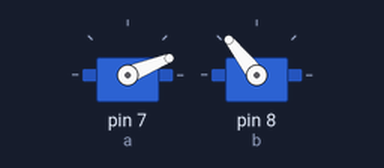
Bench run of a sketch on a simulated Arduino Uno, built with avr-gcc and run on an emulated ATmega328P. Parts: 2 × servo.

Above: at 0.05 s.
At 1.25 s:
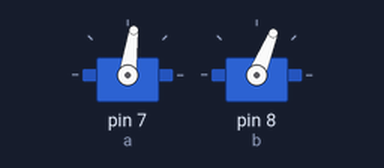
At 2.55 s:
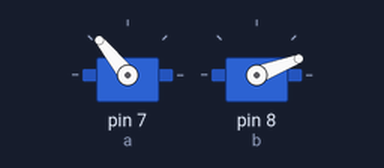
At 5.15 s:
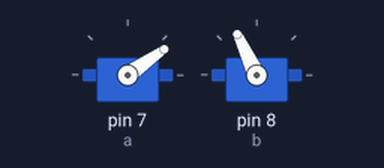
Timing chart, 0 to 20.1 s (numbered marks = the images above):
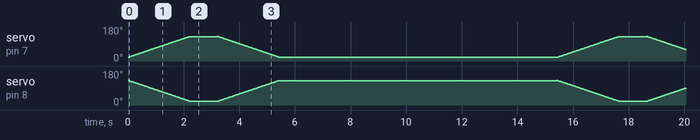

The sketch:

servo_test.ino
```cpp
#include<Servo.h>
Servo a,b;
void setup()
{
  a.attach(7);
  b.attach(8);
  //a.write(20);
  Serial.begin(9600);
 // delay(10000);
}
void loop()
{
  //Serial.println(a.read());
  //delay(500);
  //Serial.println("bbb");
  //Serial.println(b.read());
  //delay(5000);

  for(int i=0;i<110;i++)
  {
   // a.write(135+i);//35//90
   // b.write(80-i);
    a.write(20+i);//130//20
    b.write(130-i);
    delay(20);
  }
  delay(1000);
  for(int i=0;i<110;i++)
  {
    //a.write(180-i);
    //b.write(35+i);
    b.write(20+i);
    a.write(130-i);
    delay(20);
  }
  delay(10000);
}
```
